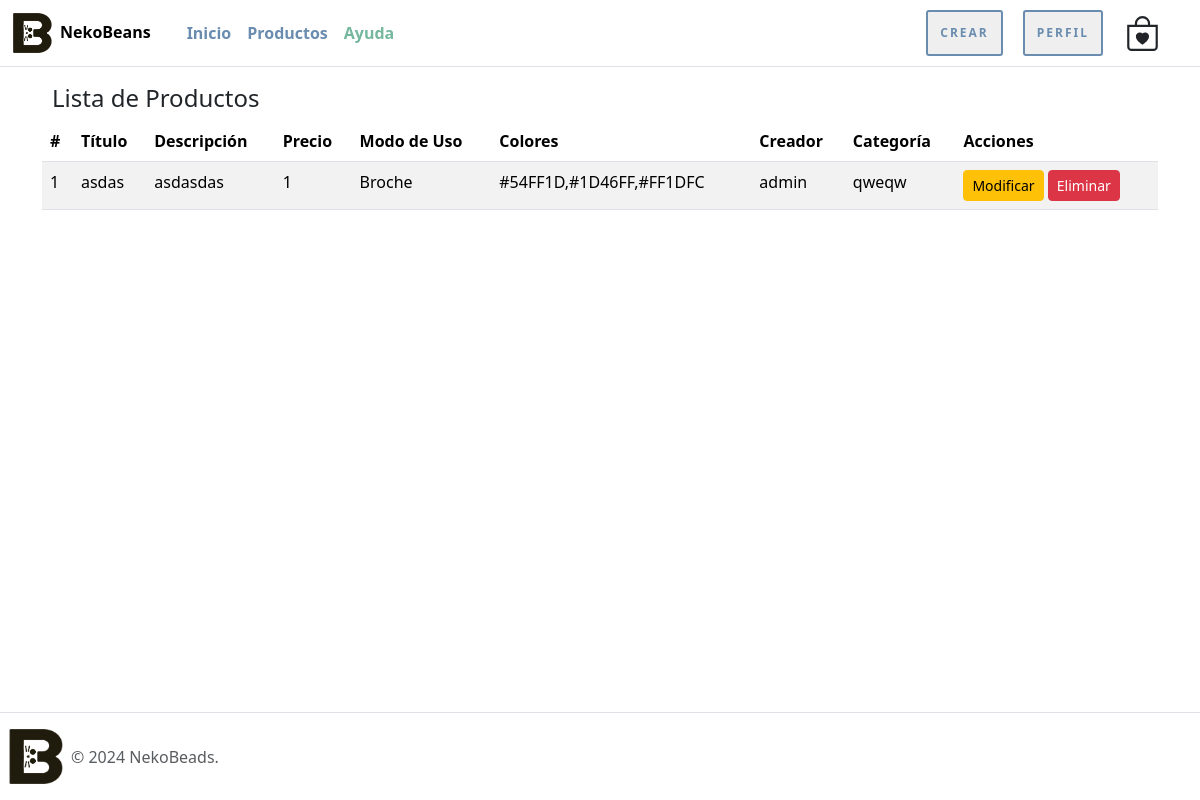
Before: /listar-productos/ (signed in) with the older database file.
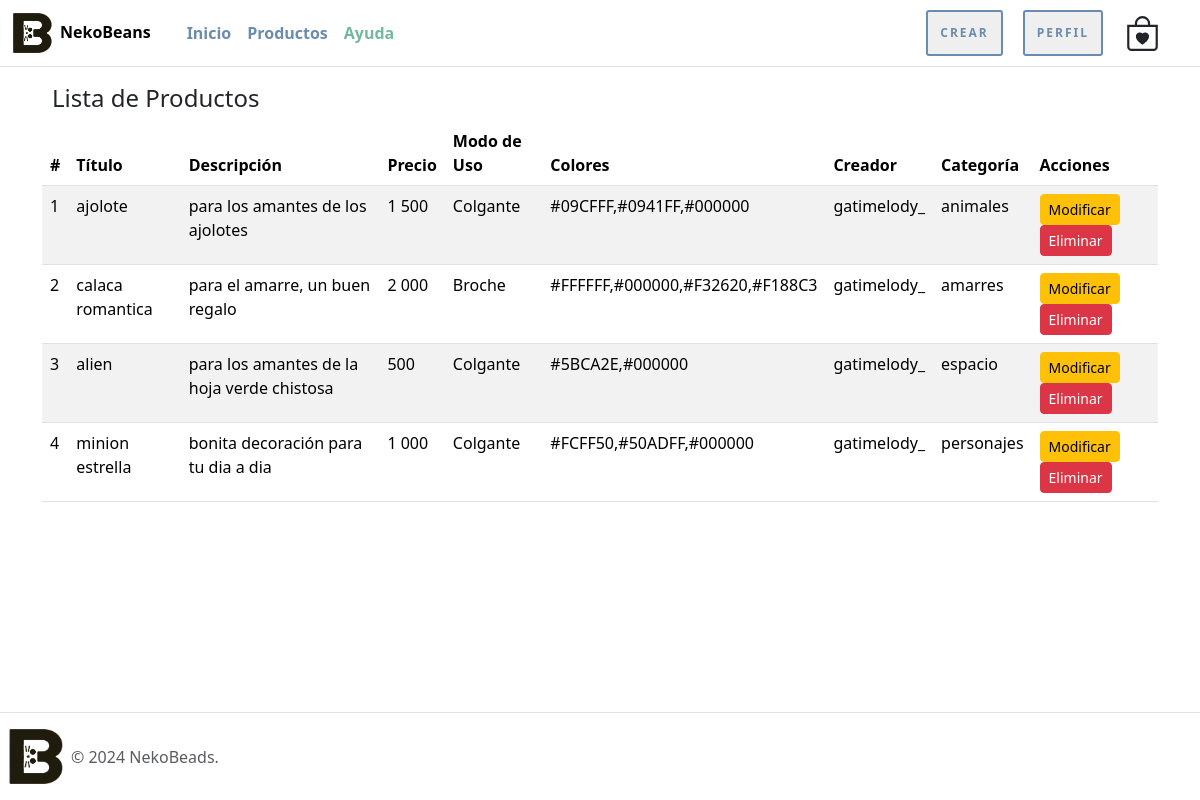
After: the same page with the newer database file.
### nekoBeansWeb/models.py (models this page shows, shortened)
class Producto(models.Model):
    titulo = models.CharField(max_length=20)
    descripcion = models.CharField(max_length=100)
    precio = models.IntegerField()
    tipo_modo_uso = models.IntegerField(choices=tipo_uso, default=1)
    colores = models.CharField(max_length=200)
    creador = models.CharField(max_length=20)
    categoria = models.CharField(max_length=20)
    imagen = models.ImageField(upload_to="productos", null=True)
    @property
    def nombre_modo_uso(self):
        return dict(tipo_uso).get(self.tipo_modo_uso, "Desconocido")

### nekoBeansWeb/views.py (the view)
# urls.py: path('listar-productos/', listar_productos, name='listar_productos'),
@permission_required('nekoBeansWeb.view_producto')
def listar_productos(request):
    productos = Producto.objects.all()
    data = {
        'productos': productos
    }
    return render(request, 'nekoBeansWeb/producto/listar.html', data)

### nekoBeansWeb/templates/nekoBeansWeb/producto/listar.html (shortened to what this page needs)
{% extends 'nekoBeansWeb/narvar_footer.html' %}
{% load static %}
{% block contenido %}
<div class="container mt-4">
    <div class="row">
        <div class="col-md-12">
            <h4 class="espacio-titulos">Lista de Productos</h4>
            <div class="table-responsive">
                <table class="table table-hover table-striped">
                    <thead class="thead-dark">
                        <tr>
                            <th scope="col">#</th>
                            <th scope="col">Título</th>
                            <th scope="col">Descripción</th>
                            <th scope="col">Precio</th>
                            <th scope="col">Modo de Uso</th>
                            <th scope="col">Colores</th>
                            <th scope="col">Creador</th>
                            <th scope="col">Categoría</th>
                            <th scope="col">Acciones</th>
                        </tr>
                    </thead>
                    <tbody>
                        {% for producto in productos %}
                            <tr>
                                <td>{{ forloop.counter }}</td>
                                <td>{{ producto.titulo }}</td>
                                <td>{{ producto.descripcion }}</td>
                                <td>{{ producto.precio }}</td>
                                <td>{{ producto.nombre_modo_uso }}</td>
                                <td>{{ producto.colores }}</td>
                                <td>{{ producto.creador }}</td>
                                <td>{{ producto.categoria }}</td>
                                <td>
                                    <a href="{% url 'modificar_producto' producto.id %}" class="btn btn-sm btn-warning">Modificar</a>
                                    <a href="{% url 'eliminar_producto' producto.id %}" class="btn btn-sm btn-danger delete-btn">Eliminar</a>
                                </td>
                            </tr>
                        {% empty %}
                            <tr>
                                <td colspan="9" class="text-center">No hay productos disponibles.</td>
                            </tr>
                        {% endfor %}
                    </tbody>
                </table>
            </div>
        </div>
    </div>
</div>
{% endblock %}

Changed rows visible on the page:
removed Producto: titulo "asdas", descripcion "asdasdas", precio "1", nombre_modo_uso "Broche", colores "#54FF1D,#1D46FF,#FF1DFC", creador "admin", categoria "qweqw"
added Producto: titulo "ajolote", descripcion "para los amantes de los ajolotes", precio "1 500", nombre_modo_uso "Colgante", colores "#09CFFF,#0941FF,#000000", creador "gatimelody_", categoria "animales"
added Producto: titulo "calaca romantica", descripcion "para el amarre, un buen regalo", precio "2 000", nombre_modo_uso "Broche", colores "#FFFFFF,#000000,#F32620,#F188C3", creador "gatimelody_", categoria "amarres"
added Producto: titulo "alien", descripcion "para los amantes de la hoja verde chistosa", precio "500", nombre_modo_uso "Colgante", colores "#5BCA2E,#000000", creador "gatimelody_", categoria "espacio"
added Producto: titulo "minion estrella", descripcion "bonita decoración para tu dia a dia", precio "1 000", nombre_modo_uso "Colgante", colores "#FCFF50,#50ADFF,#000000", creador "gatimelody_", categoria "personajes"
